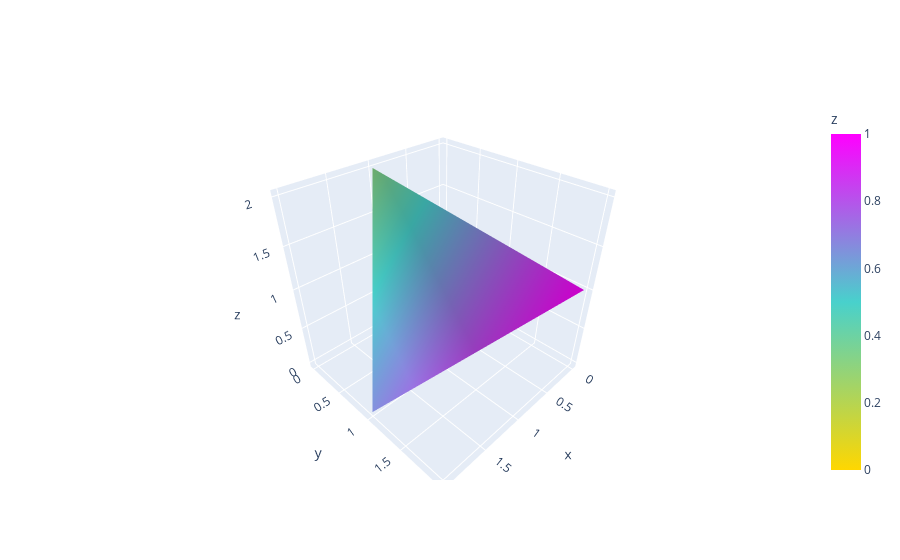

Notebook source saved alongside this figure:
### Code cell
fig = go.Figure(
    data=[
        go.Mesh3d(
            x=[0, 1, 2, 0],
            y=[0, 0, 1, 2],
            z=[0, 2, 0, 1],
            colorbar=dict(title=dict(text="z")),
            colorscale=[[0, "gold"], [0.5, "mediumturquoise"], [1, "magenta"]],
            # Intensity of each vertex, which will be interpolated and color-coded
            intensity=[0, 0.33, 0.66, 1],
            # i, j and k give the vertices of triangles
            # here we represent the 4 triangles of the tetrahedron surface
            i=[0, 0, 0, 1],
            j=[1, 2, 3, 2],
            k=[2, 3, 1, 3],
            name="y",
            showscale=True,
        )
    ]
)

fig.show()

### Figure 1 — Plotly figure (JSON) as saved in the notebook; plotly's stock layout.template omitted (floating-point values rounded to 4 significant figures)
{"data": [{"colorbar": {"title": {"text": "z"}}, "colorscale": [[0, "gold"], [0.5, "mediumturquoise"], [1, "magenta"]], "i": [0, 0, 0, 1], "intensity": [0, 0.33, 0.66, 1], "j": [1, 2, 3, 2], "k": [2, 3, 1, 3], "name": "y", "showscale": true, "type": "mesh3d", "x": [0, 1, 2, 0], "y": [0, 0, 1, 2], "z": [0, 2, 0, 1]}], "layout": {}}
